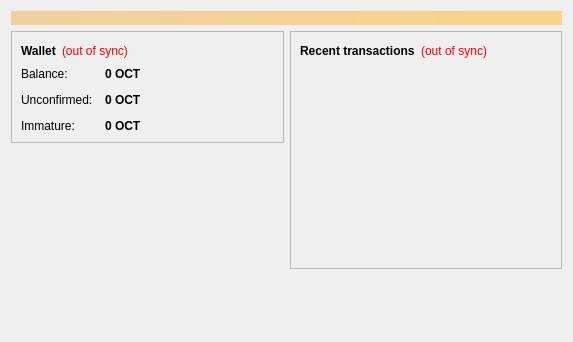
<?xml version="1.0" encoding="UTF-8"?>
<ui version="4.0">
 <class>OverviewPage</class>
 <widget class="QWidget" name="OverviewPage">
  <property name="geometry">
   <rect>
    <x>0</x>
    <y>0</y>
    <width>573</width>
    <height>342</height>
   </rect>
  </property>
  <property name="windowTitle">
   <string>Form</string>
  </property>
  <layout class="QVBoxLayout" name="topLayout">
   <item>
    <widget class="QLabel" name="labelAlerts">
     <property name="visible">
      <bool>false</bool>
     </property>
     <property name="styleSheet">
      <string notr="true">background-color: qlineargradient(x1: 0, y1: 0, x2: 1, y2: 0, stop:0 #F0D0A0, stop:1 #F8D488); color:#000000;</string>
     </property>
     <property name="wordWrap">
      <bool>true</bool>
     </property>
     <property name="margin">
      <number>3</number>
     </property>
    </widget>
   </item>
   <item>
    <layout class="QHBoxLayout" name="horizontalLayout" stretch="1,1">
     <item>
      <layout class="QVBoxLayout" name="verticalLayout_2">
       <item>
        <widget class="QFrame" name="frame">
         <property name="frameShape">
          <enum>QFrame::StyledPanel</enum>
         </property>
         <property name="frameShadow">
          <enum>QFrame::Raised</enum>
         </property>
         <layout class="QVBoxLayout" name="verticalLayout_4">
          <item>
           <layout class="QHBoxLayout" name="horizontalLayout_4">
            <item>
             <widget class="QLabel" name="label_5">
              <property name="font">
               <font>
                <weight>75</weight>
                <bold>true</bold>
               </font>
              </property>
              <property name="text">
               <string>Wallet</string>
              </property>
             </widget>
            </item>
            <item>
             <widget class="QLabel" name="labelWalletStatus">
              <property name="toolTip">
               <string>The displayed information may be out of date. Your wallet automatically synchronizes with the Octacoin network after a connection is established, but this process has not completed yet.</string>
              </property>
              <property name="styleSheet">
               <string notr="true">QLabel { color: red; }</string>
              </property>
              <property name="text">
               <string notr="true">(out of sync)</string>
              </property>
              <property name="alignment">
               <set>Qt::AlignLeading|Qt::AlignLeft|Qt::AlignVCenter</set>
              </property>
             </widget>
            </item>
            <item>
             <spacer name="horizontalSpacer_2">
              <property name="orientation">
               <enum>Qt::Horizontal</enum>
              </property>
              <property name="sizeHint" stdset="0">
               <size>
                <width>40</width>
                <height>20</height>
               </size>
              </property>
             </spacer>
            </item>
           </layout>
          </item>
          <item>
           <layout class="QFormLayout" name="formLayout_2">
            <property name="fieldGrowthPolicy">
             <enum>QFormLayout::AllNonFixedFieldsGrow</enum>
            </property>
            <property name="horizontalSpacing">
             <number>12</number>
            </property>
            <property name="verticalSpacing">
             <number>12</number>
            </property>
            <item row="0" column="0">
             <widget class="QLabel" name="label">
              <property name="text">
               <string>Balance:</string>
              </property>
             </widget>
            </item>
            <item row="0" column="1">
             <widget class="QLabel" name="labelBalance">
              <property name="font">
               <font>
                <weight>75</weight>
                <bold>true</bold>
               </font>
              </property>
              <property name="cursor">
               <cursorShape>IBeamCursor</cursorShape>
              </property>
              <property name="toolTip">
               <string>Your current balance</string>
              </property>
              <property name="text">
               <string notr="true">0 OCT</string>
              </property>
              <property name="textInteractionFlags">
               <set>Qt::LinksAccessibleByMouse|Qt::TextSelectableByKeyboard|Qt::TextSelectableByMouse</set>
              </property>
             </widget>
            </item>
            <item row="1" column="0">
             <widget class="QLabel" name="label_3">
              <property name="text">
               <string>Unconfirmed:</string>
              </property>
             </widget>
            </item>
            <item row="1" column="1">
             <widget class="QLabel" name="labelUnconfirmed">
              <property name="font">
               <font>
                <weight>75</weight>
                <bold>true</bold>
               </font>
              </property>
              <property name="cursor">
               <cursorShape>IBeamCursor</cursorShape>
              </property>
              <property name="toolTip">
               <string>Total of transactions that have yet to be confirmed, and do not yet count toward the current balance</string>
              </property>
              <property name="text">
               <string notr="true">0 OCT</string>
              </property>
              <property name="textInteractionFlags">
               <set>Qt::LinksAccessibleByMouse|Qt::TextSelectableByKeyboard|Qt::TextSelectableByMouse</set>
              </property>
             </widget>
            </item>
            <item row="2" column="0">
             <widget class="QLabel" name="labelImmatureText">
              <property name="text">
               <string>Immature:</string>
              </property>
             </widget>
            </item>
            <item row="2" column="1">
             <widget class="QLabel" name="labelImmature">
              <property name="font">
               <font>
                <weight>75</weight>
                <bold>true</bold>
               </font>
              </property>
              <property name="toolTip">
               <string>Mined balance that has not yet matured</string>
              </property>
              <property name="text">
               <string notr="true">0 OCT</string>
              </property>
              <property name="textInteractionFlags">
               <set>Qt::LinksAccessibleByMouse|Qt::TextSelectableByKeyboard|Qt::TextSelectableByMouse</set>
              </property>
             </widget>
            </item>
           </layout>
          </item>
         </layout>
        </widget>
       </item>
       <item>
        <spacer name="verticalSpacer">
         <property name="orientation">
          <enum>Qt::Vertical</enum>
         </property>
         <property name="sizeHint" stdset="0">
          <size>
           <width>20</width>
           <height>40</height>
          </size>
         </property>
        </spacer>
       </item>
      </layout>
     </item>
     <item>
      <layout class="QVBoxLayout" name="verticalLayout_3">
       <item>
        <widget class="QFrame" name="frame_2">
         <property name="frameShape">
          <enum>QFrame::StyledPanel</enum>
         </property>
         <property name="frameShadow">
          <enum>QFrame::Raised</enum>
         </property>
         <layout class="QVBoxLayout" name="verticalLayout">
          <item>
           <layout class="QHBoxLayout" name="horizontalLayout_2">
            <item>
             <widget class="QLabel" name="label_4">
              <property name="text">
               <string>&lt;b&gt;Recent transactions&lt;/b&gt;</string>
              </property>
             </widget>
            </item>
            <item>
             <widget class="QLabel" name="labelTransactionsStatus">
              <property name="toolTip">
               <string>The displayed information may be out of date. Your wallet automatically synchronizes with the Octacoin network after a connection is established, but this process has not completed yet.</string>
              </property>
              <property name="styleSheet">
               <string notr="true">QLabel { color: red; }</string>
              </property>
              <property name="text">
               <string notr="true">(out of sync)</string>
              </property>
              <property name="alignment">
               <set>Qt::AlignRight|Qt::AlignTrailing|Qt::AlignVCenter</set>
              </property>
             </widget>
            </item>
            <item>
             <spacer name="horizontalSpacer">
              <property name="orientation">
               <enum>Qt::Horizontal</enum>
              </property>
              <property name="sizeHint" stdset="0">
               <size>
                <width>40</width>
                <height>20</height>
               </size>
              </property>
             </spacer>
            </item>
           </layout>
          </item>
          <item>
           <widget class="QListView" name="listTransactions">
            <property name="styleSheet">
             <string notr="true">QListView { background: transparent; }</string>
            </property>
            <property name="frameShape">
             <enum>QFrame::NoFrame</enum>
            </property>
            <property name="verticalScrollBarPolicy">
             <enum>Qt::ScrollBarAlwaysOff</enum>
            </property>
            <property name="horizontalScrollBarPolicy">
             <enum>Qt::ScrollBarAlwaysOff</enum>
            </property>
            <property name="selectionMode">
             <enum>QAbstractItemView::NoSelection</enum>
            </property>
           </widget>
          </item>
         </layout>
        </widget>
       </item>
       <item>
        <spacer name="verticalSpacer_2">
         <property name="orientation">
          <enum>Qt::Vertical</enum>
         </property>
         <property name="sizeHint" stdset="0">
          <size>
           <width>20</width>
           <height>40</height>
          </size>
         </property>
        </spacer>
       </item>
      </layout>
     </item>
    </layout>
   </item>
  </layout>
 </widget>
 <resources/>
 <connections/>
</ui>
